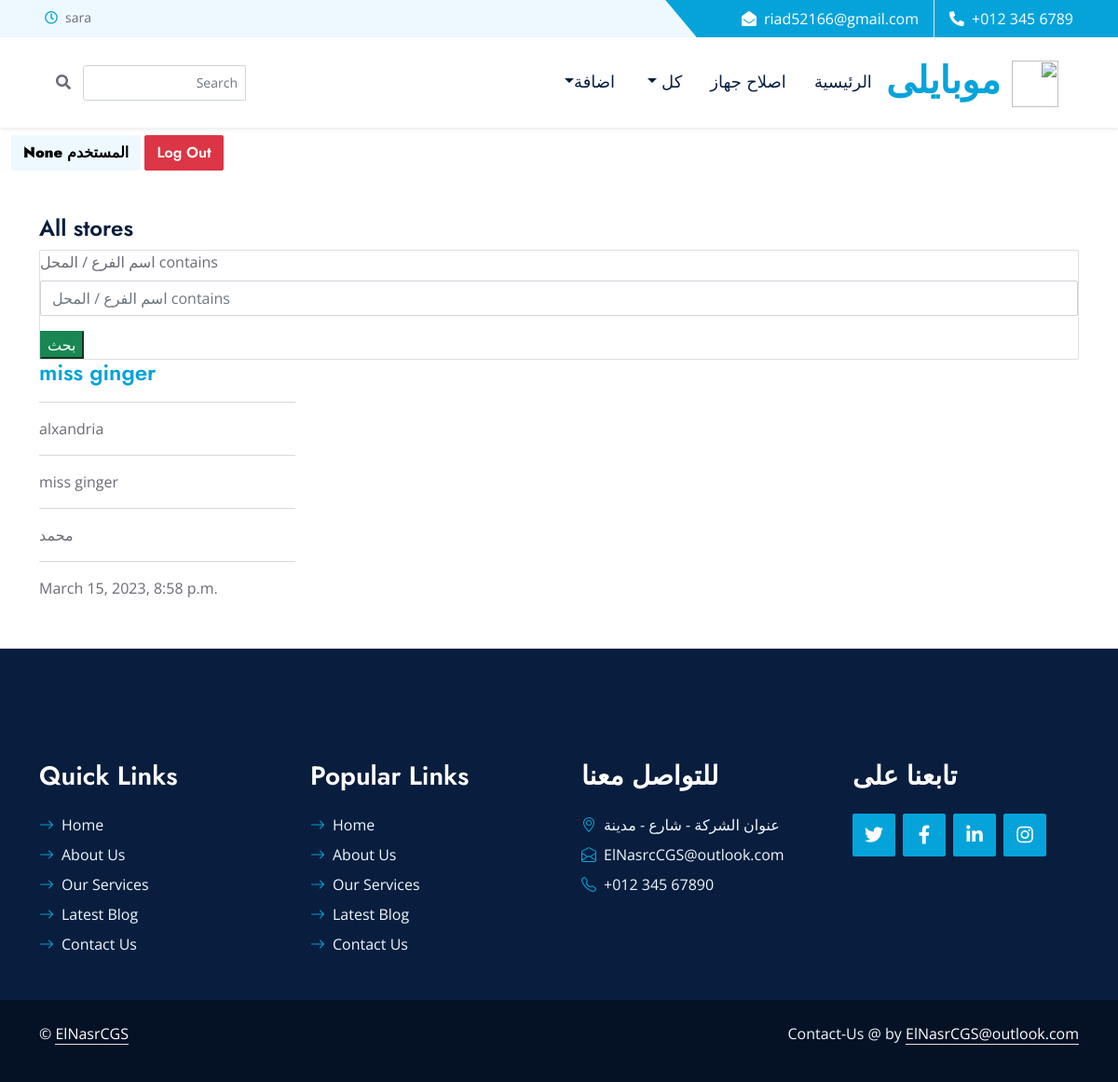
Page /all_stores (signed in) on the committed database.
### app/profile/models.py (models this page shows, shortened)
class User(AbstractUser):
    is_customer = models.BooleanField(default=False)
    is_tager = models.BooleanField(default=False)

class Profile(models.Model):
    pos_site = (
        ('admin','Admin'),
        ('Customer','Customer'),
        ('Tager','Tager'),
        )
    user = models.OneToOneField(User , on_delete=models.CASCADE)
    first_name = models.CharField(max_length=50 ,verbose_name="الاسم الاول", blank=True, null=True)
    last_name = models.CharField(max_length=50 ,verbose_name="اللقب", blank=True, null=True)
    phone_number = models.CharField(max_length=11,verbose_name="رقم التليفون",null=True , blank=True)
    phone_number2 = models.CharField(max_length=11,verbose_name="رقم التليفون 2",null=True , blank=True)
    addres = models.CharField(max_length=300 ,verbose_name="العنوان", blank=True, null=True)
    area = models.CharField(max_length=50 ,verbose_name="المنقطة", blank=True, null=True)
    mailo = models.EmailField(max_length=254,verbose_name="ايميل (بالشركة)", blank=True, null=True)
    image = models.ImageField(upload_to="Profiles/",verbose_name="صورة شخصية",blank=True, null=True)
    stores = models.ManyToManyField('app.Store',verbose_name="الفروع المسئول عنها",blank=True)
    title = models.CharField(max_length=50 ,verbose_name="المسمى الوظيفى", blank=True, null=True)
    pos_in_store = models.CharField(max_length=50 ,choices=pos_site,verbose_name="صفته بالموقع", blank=True, null=True)
    slug = models.SlugField(("Slug"),blank=True,null=True)

### app/store/models.py (models this page shows, shortened)
class Store(models.Model):
    name = models.CharField(max_length=200, choices=area_list, verbose_name=("اسم الفرع / المحل"), blank=True, null=True)
    location = models.CharField(max_length=200,choices=city_list, verbose_name=("المكان"), blank=True, null=True)
    engineer_name = models.CharField(max_length=200, choices = list_angineer,verbose_name=("اسم المهندس"), blank=True, null=True)
    category = models.CharField(max_length=200,choices= area_list, verbose_name=("النوع : التوكيل / المحل"), blank=True, null=True)
    brands = models.CharField(max_length=300, choices=brand_name, verbose_name=("اسم البراند"), blank=True, null=True)
    created_at = models.DateTimeField(blank=True,null=True)
    slug = models.SlugField(("Slug"),blank=True,null=True)

### app/store/view.py (the view)
# urls.py: path('all_stores',all_stores,name='all_stores'),
def all_stores(request):
    all_stores =  Store.objects.all()
    stores_filter = StoreFilter()
    if request.GET:
        stores_filter = StoreFilter(request.GET)
        all_stores = StoreFilter(request.GET).qs ## Query_set
    else:
        stores_filter = StoreFilter()
    print('all_stores')
    context = {
        'all_stores':all_stores,
        'stores_filter':stores_filter,
    }
    return render(request,'store/all_stores.html',context)

### templates/store/all_stores.html
{% extends 'base.html' %}
{% load static %}
{% load bootstrap5 %}
{% block main %}
    <div class="contianer">
        <h4>All stores</h4>
        <div class="card ">
            <form action="" method="get">
                {% bootstrap_form stores_filter.form %}
                <button class="btn-success" type="submit">بحث</button>
            </form>
        </div>
        <div class="row g-5 mb-5">
            <div class="col-lg-10">
                <div class="row g-5">
                    {% for dev in all_stores %}
                    <div class="col-md-4 service-item wow zoomIn" data-wow-delay="0.6s">
                        <div class="card-title">
                            <h4><a href="{% url 'store_detail' dev.slug %}">{{dev.name}}</a></h4>
                            <hr>
                            {{dev.location}}
                            <hr>
                            {{dev.category}}
                            <hr>
                            {{dev.engineer_name}}
                            <hr>
                            {{dev.created_at}}
                        </div>
                    </div>
                    {% endfor %}
                </div>
            </div>
        </div>
    </div>
{% endblock main %}

### templates/parts/header.html (shortened to what this page needs)
{% load static %}
<section class="head">
    <div class="container-fluid bg-light ps-5 pe-0 d-none d-lg-block">
        <div class="row gx-0">
            <div class="col-md-6 text-center text-lg-start mb-2 mb-lg-0">
                <div class="d-inline-flex align-items-center">
                    <small class="py-2"><i class="far fa-clock text-primary me-2"></i>sara</small>
                </div>
            </div>
            <div class="col-md-6 text-center text-lg-end">
                <div class="position-relative d-inline-flex align-items-center bg-primary text-white top-shape px-5">
                    <div class="me-3 pe-3 border-end py-2">
                        <p class="m-0"><i class="fa fa-envelope-open me-2"></i>riad52166@gmail.com</p>
                    </div>
                    <div class="py-2">
                        <p class="m-0"><i class="fa fa-phone-alt me-2"></i>+012 345 6789</p>
                    </div>
                </div>
            </div>
        </div>
    </div>
    <nav dir="rtl" class="justify-content-between navbar rtl navbar-expand-lg bg-white navbar-light shadow-sm px-5 py-3 py-lg-0">
        <a href="{% url 'home'%}" class="navbar-brand p-0">
            <h1 class="m-0 text-primary"> <img width="50px" height="50px" src="{% static 'img/logo.jpg' %}" alt=""> </i>موبايلى</h1>
        </a>
        <div class="collapse navbar-collapse" id="navbarCollapse">
            <div class="navbar-nav ms-auto py-0">
                {% if request.path == "/"%}
                <a href="{% url 'home'%}" class="nav-item nav-link active">الرئيسية</a>
                {% elif request.path == "/all_brands" %}
                {% else %}
                <a href="{% url 'home'%}" class="nav-item nav-link">الرئيسية</a>
                {% endif %}
                <a href="{% url 'fix_device' %}" class="nav-item nav-link">اصلاح جهاز</a>
                <div class="nav-item dropdown">
                    <a href="#" class="nav-link dropdown-toggle" data-bs-toggle="dropdown"> كل </a>
                </div>
                <div class="nav-item dropdown">
                    <a href="#" class="nav-link dropdown-toggle" data-bs-toggle="dropdown">اضافة</a>
                </div>
            </div>
            <form method="GET" action="{%url 'all_devices'%}" class="form-inline ml-3">
                <div class="input-group input-group-sm">
                  <input class="form-control form-control-navbar" name="search_name" type="search" placeholder="Search" aria-label="Search">
                  <div class="input-group-append">
                    <button class="btn btn-navbar" type="submit">
                      <i class="fas fa-search"></i>
                    </button>
                  </div>
                </div>
            </form>
        </div>
    </nav>
    <div class="container-fluid mt-2">
        <div class="row gx-0">
            <div class="col-md-6 text-center text-lg-start mb-2 mb-lg-0">
                {% if user.is_authenticated %}
                <button type="button" class="btn btn-light"><b>{{ user.profile.first_name }}</b> المستخدم </button>
                <a href="{% url 'logout' %}" class="btn btn-danger">Log Out</a> {% endif %}
            </div>
        </div>
    </div>
</section>

### app/static/css/style.css (style rules this page uses)
:root { --primary: #06A3DA; --secondary: #F57E57; --light: #EEF9FF; --dark: #091E3E; }
h1, h2, .font-weight-bold { font-weight: 700 !important; }
h3, h4, .font-weight-semi-bold { font-weight: 600 !important; }
.btn { font-family: 'Jost', sans-serif; font-weight: 600; transition: .5s; }
.top-shape::before { position: absolute; content: ""; width: 35px; height: 100%; top: 0; left: -17px; background: var(--primary); transform: skew(40deg); }
.navbar-light .navbar-nav .nav-link { font-family: 'Jost', sans-serif; padding: 35px 15px; font-size: 18px; color: var(--dark); outline: none; transition: .5s; }

### rows in the picture
User: profile.first_name "None"
Store: name "miss ginger", location "alxandria", category "miss ginger", engineer_name "محمد", created_at "March 15, 2023, 8:58 p.m."
